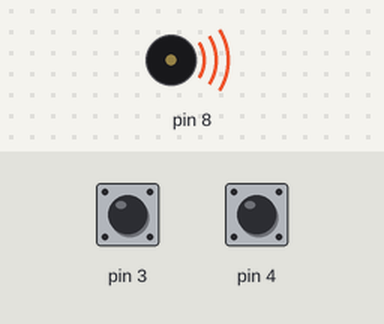
A sketch run on a simulated Arduino Uno, built with avr-gcc and run on an emulated ATmega328P. Parts: buzzer (waves = sounding). The inputs (shaded band) are chosen by the test bench; at power-on: pin 3 HIGH, pin 4 HIGH. What the sketch prints to the serial monitor is not drawn.

Above: at 1.2 s.
1.3 s: pin 3 pulled LOW for 0.15 s
Timing chart, 0 to 4.3 s (numbered marks = the images above; inputs shaded):
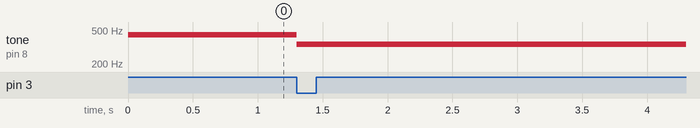

Measured:
- after the input at 1.3 s, tone on pin 8: 440 Hz → 340 Hz at once

The sketch:

onda_quadra_con_tone_controllata_con_encoder.ino
```cpp
// ONDA QUADRA CON "tone" CONTROLLABILE DA UN ENCODER ROTATIVO
// PIN 8 PER OUT CASSA AUDIO - PIN 3 E 4 PER IN DA ENCODER

int valore = 0;
int letturaPrecedente = HIGH;

void setup() {
  pinMode(3, INPUT_PULLUP);
  pinMode(4, INPUT_PULLUP);
  Serial.begin(9600);
}


void loop() {
  int n = digitalRead(3);
  if((letturaPrecedente == HIGH)&&(n == LOW)){
    if(digitalRead(4)){
      valore--;
    }else{
      valore++;
    }
    Serial.println(valore);
  }
  letturaPrecedente = n;

  tone(8, valore*100 + 440);
}


// Fonte: Aliverti https://www.youtube.com/watch?v=yVd80UIR6OM
```
